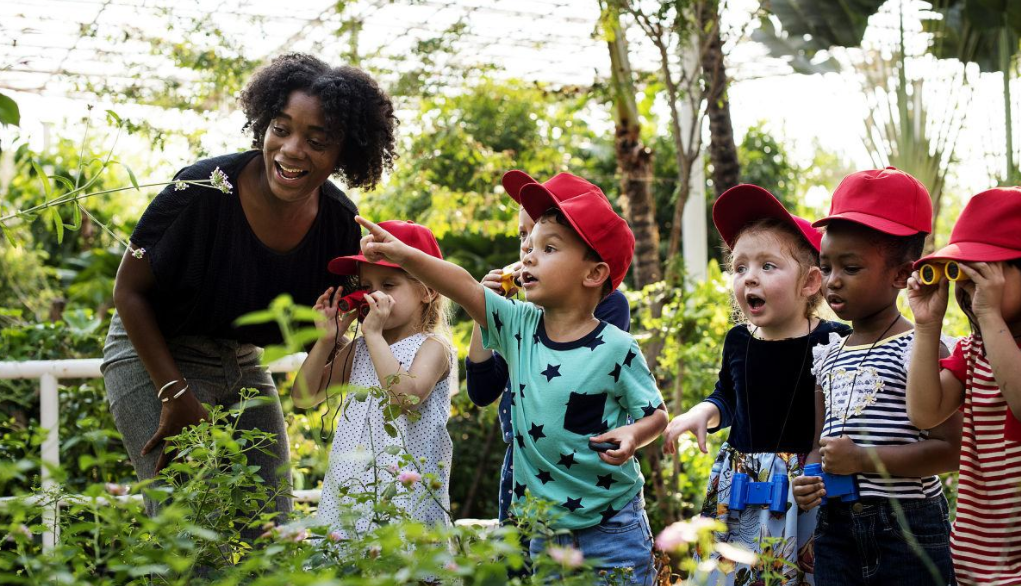
#> input picture 103+邓鋆+深圳/第三周/w2.png, 1021 x 586 px
$ python nearest_interp_1.py
#> lines starting #> are read from the running program, lines starting #| are printed output that depends on the picture
import numpy as np
import cv2

def interp(img,dsize):
    w,h,c = img.shape
    print(w,h,c )
    newImg = np.zeros((dsize[0],dsize[1],c),np.uint8)
    nw = dsize[0]/w
    nh = dsize[1]/h

    for i in range(dsize[0]):
        for j in range(dsize[1]):
            xw = round(i/nw)
            if xw >= w:  #避免舍入后 超出原图片大小
                xw = w - 1
            xh = round(j/nh)
            if xh  >= h:
                xh = h - 1
            newImg[i,j] = img[xw,xh]

    return newImg


img = cv2.imread('w2.png')
#> img is the input picture: shape (586, 1021, 3); mean B, G, R 100.3, 123, 126.3
zoom = interp(img,[int(img.shape[0]*0.6),int(img.shape[1]*0.6)]) # 缩小
#| 586 1021 3
#> after the loop in interp, `for i in range(dsize[0]):`:
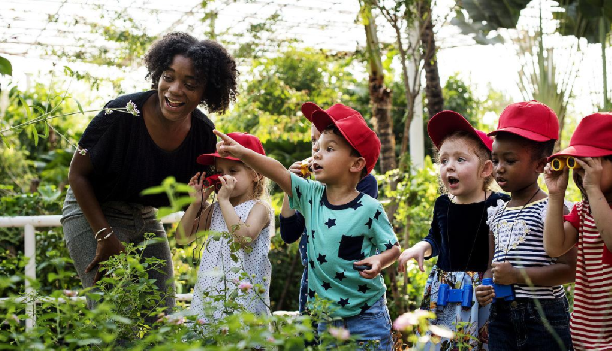
#> newImg: shape (351, 612, 3); mean B, G, R 100.3, 123, 126.4
cv2.imshow("image",zoom)

zoom2 = interp(img,[int(img.shape[0]*1.5),int(img.shape[1]*1.5)]) # 放大
#| 586 1021 3
#> after the loop in interp (call 2), `for i in range(dsize[0]):`:
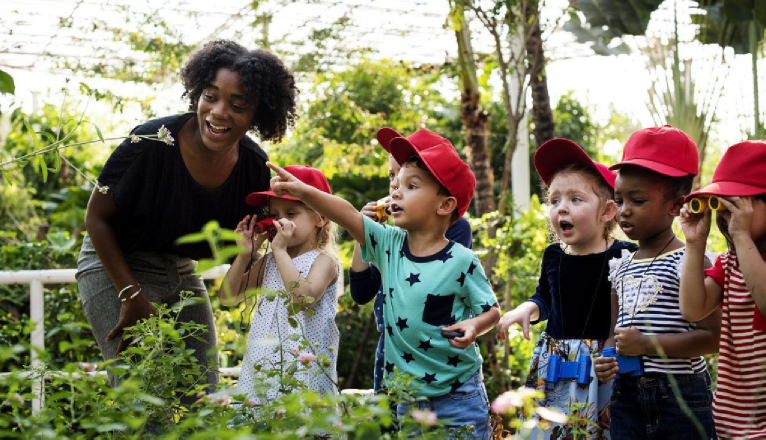
#> newImg: shape (879, 1531, 3) (shown at 1/2 size); mean B, G, R 100.2, 122.9, 126.3
cv2.imshow("image2",zoom2)
cv2.imshow("img",img)
cv2.waitKey(0)
